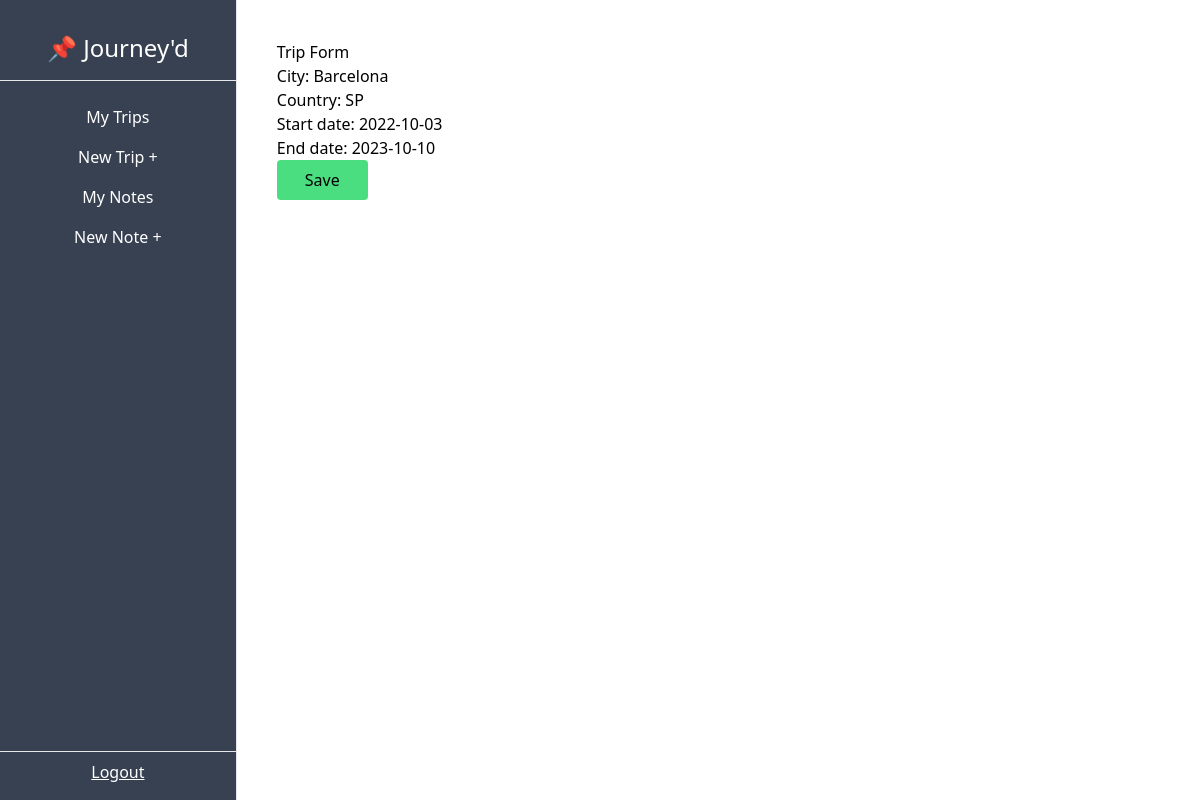
Page /dashboard/trip/2/update on the earlier database version.
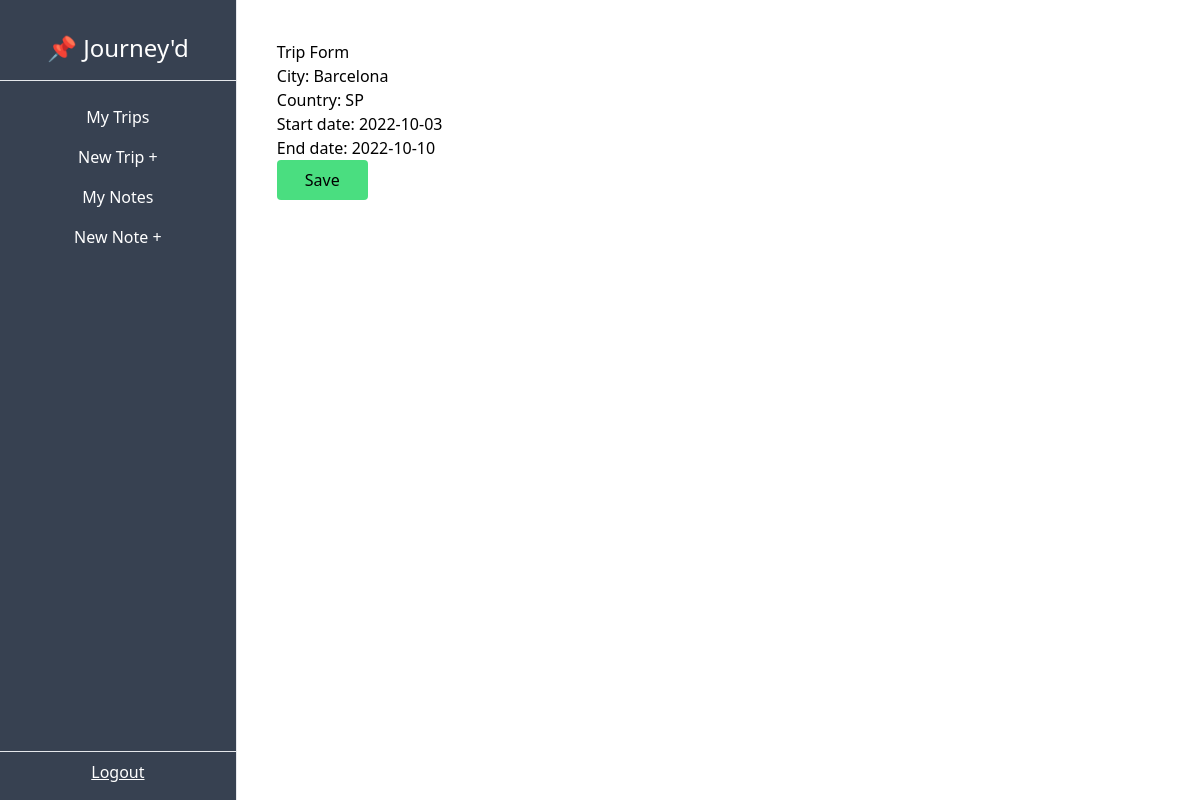
Same page on the later database version.
### TripTrak/models.py (models this page shows, shortened)
class Trip(models.Model):
    city = models.CharField(max_length=50)
    country = models.CharField(max_length=2)
    start_date = models.DateField(blank=True, null=True)
    end_date = models.DateField(blank=True, null=True)
    owner = models.ForeignKey(User, on_delete=models.CASCADE, related_name='trips')

### TripTrak/views.py (the view)
# urls.py: path('dashboard/trip/<int:pk>/update', TripUpdateView.as_view(), name='trip-update'),
class TripUpdateView(UpdateView):
    model = Trip
    success_url = reverse_lazy('trip-list')
    fields = ['city', 'country', 'start_date', 'end_date']

### TripTrak/templates/TripTrak/trip_form.html (shortened to what this page needs)
{% extends "TripTrak/_base.html" %}
{% load tailwind_filters %}
{% block content %}
    <h1>Trip Form</h1>
    <form action="" method="POST">
        {{ form|crispy }}
        <input type="submit" value="Save" class="bg-green-400 px-7 py-2 rounded hover:cursor-pointer hover:bg-green-300">
    </form>
{% endblock content%}

Differences in the rows shown:
changed Trip "Barcelona": end_date "2023-10-10" → "2022-10-10"
